Frame 1 (no input): blank canvas, image omitted
Frame 60 (no input): blank canvas, image omitted
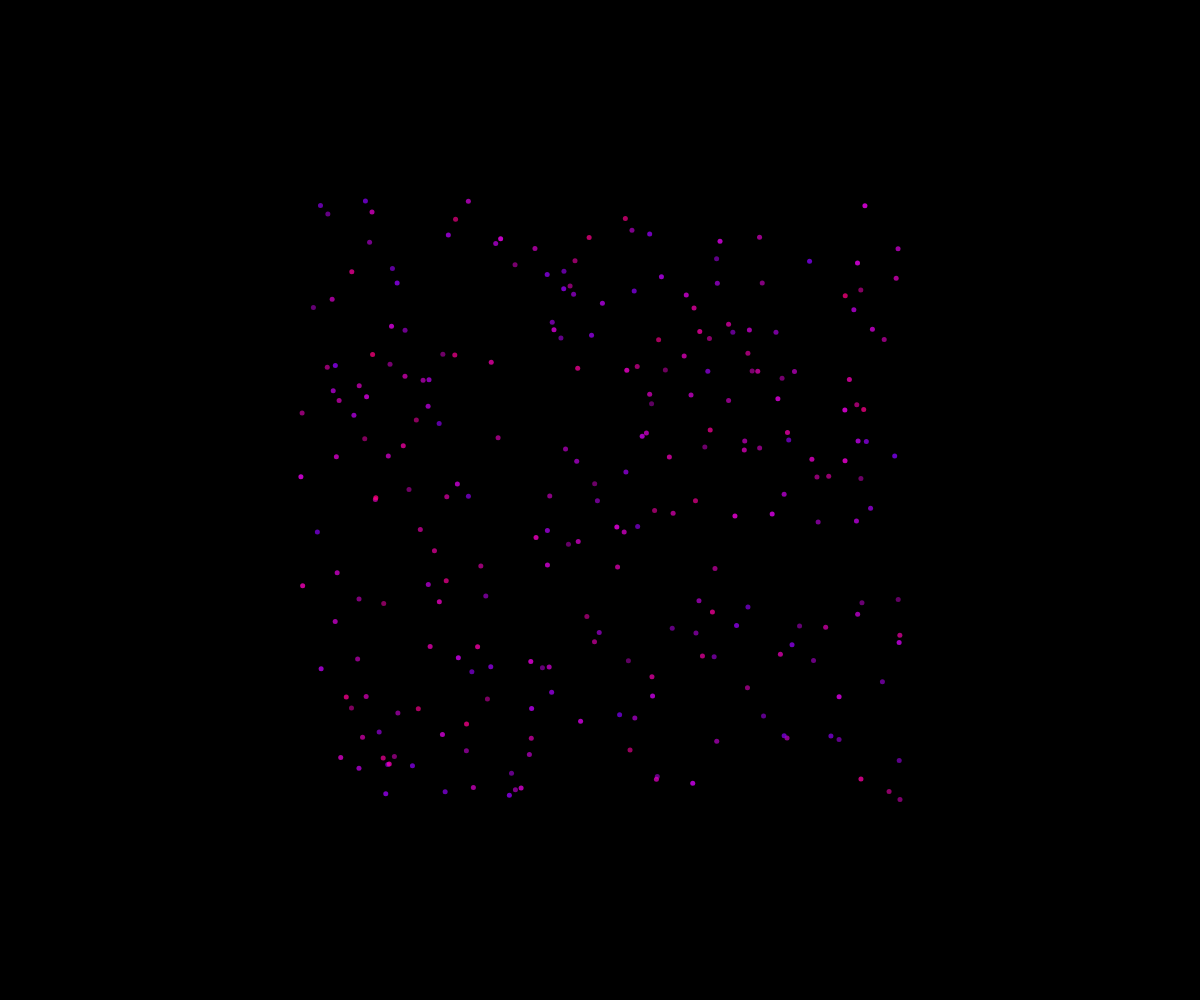
Frame 120 (the mouse pressed at the canvas centre since frame 60)

The p5.js sketch whose frames 1 and 60 were blank and that drew this single picture after the mouse press (run headless with seeded random() and noise() and a simulated clock; from frame 60 on, the mouse is pressed at the canvas centre):

// p5.js sketch
// ── sketch.js
// Fireworks OOP
const NUMBER_OF_PARTICLES_PER_CLICK = 250;
let theFireworks = [];

class Particle {
  constructor(x, y) {
    this.x = x;
    this.y = y;
    this.dx = random(-5, 5);
    this.dy = random(-5, 5);
    this.size = 5;
    this.r = random(120,255);
    this.g = 0;
    this.b = random(120, 255);
    this.opacity = 255;
  }

  display() {
    noStroke();
    fill(this.r, this.g, this.b, this.opacity);
    circle(this.x, this.y, this.size);
  }

  update() {
    // move
    this.x += this.dx;
    this.y += this.dy;

    // fade away ovver time
    this.opacity --;
  }

  isDead() {
    return this.opacity <= 0;
  }
}

function setup() {
  createCanvas(windowWidth, windowHeight);
}

function draw() {
  background("black");
  for (let firework of theFireworks) {
    if (firework.isDead()) {
      // remove it
      let index = theFireworks.indexOf(firework);
      theFireworks.splice(index, 1);
    }
    else {
      firework.update();
      firework.display();
    }
  }
}

function mousePressed() {
  for (let i = 0; i < NUMBER_OF_PARTICLES_PER_CLICK; i++) {
    let someParticle = new Particle(mouseX, mouseY);
    theFireworks.push(someParticle);
  }
}
